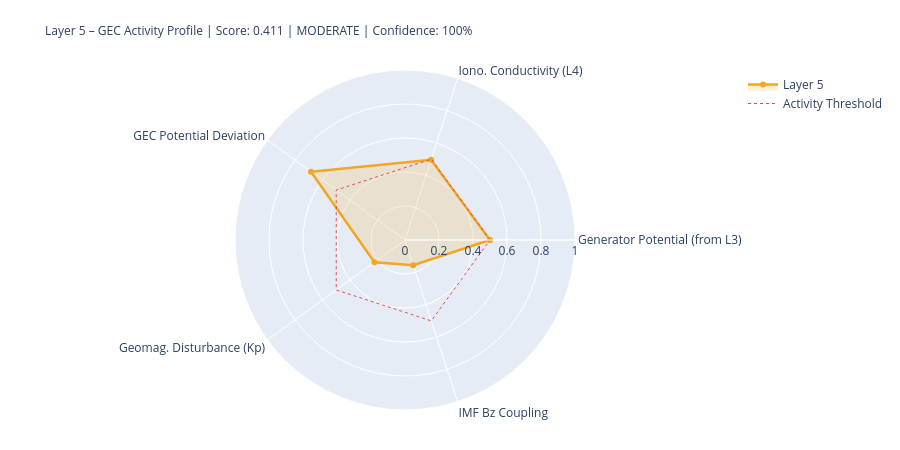

Source (notebook cell):
### Markdown cell above
---
## 5. State Assessment & Handoff to Layer 6

### Code cell
# ============================================================
# LAYER-5-SCORE
# ============================================================

# Components
# 1) Generator activity (Layer-3-driven)
gen_score = norm(generator_strength, 0.3, 2.0)
gen_src   = 'from_layer3' if l3_thunder_score is not None else 'estimated'

# 2) Ionospheric conductivity (Layer-4-driven)
iono_score = norm(iono_cond_factor, 0.7, 1.4)
iono_src   = 'from_layer4' if l4_ioniz is not None else 'estimated'

# 3) GEC potential deviation from reference
pot_score = norm(abs(delta_V_pct), 0, 30)  # 0 = at reference, 1 = 30% deviation
pot_src   = 'derived'

# 4) Geomagnetic disturbance (Kp) – modulates vertical currents
kp_score = norm(kp_val, 0, 9)
kp_src   = 'primary' if kp_now is not None else 'from_layer4'

# 5) IMF Bz coupling (southward = stronger M-I coupling → GEC influence)
bz_score = norm(-(bz_now or 0), -5, 30) if bz_now is not None else None
bz_src   = 'primary' if bz_now is not None else 'missing'

COMPONENTS = {
    'Generator Potential (from L3)':  {'score': gen_score,   'source': 'derived_from_layer3', 'dynamic': True},
    'Iono. Conductivity (L4)':      {'score': iono_score,  'source': iono_src, 'dynamic': True},
    'GEC Potential Deviation':      {'score': pot_score,   'source': pot_src,  'dynamic': True},
    'Geomag. Disturbance (Kp)':         {'score': kp_score,    'source': kp_src,   'dynamic': True},
    'IMF Bz Coupling':               {'score': bz_score,    'source': bz_src,   'dynamic': True},
}

available   = {k: v['score'] for k, v in COMPONENTS.items() if v['score'] is not None}
unavailable = [k for k, v in COMPONENTS.items() if v['score'] is None]
layer5_score = round(sum(available.values()) / len(available), 4) if available else None
confidence   = round(len(available) / len(COMPONENTS), 2)
level = ('unknown' if layer5_score is None
         else 'quiet'   if layer5_score < 0.3
         else 'moderate' if layer5_score < 0.6
         else 'active')
dominant_l5 = max(available, key=available.get) if available else 'none'

# Kp consistency: separate 1-min raw value from score value
kp_1m_raw   = kp_now          # directly from API (can be 0.0 during live measurement)
kp_for_score = kp_val          # from Layer-0 context or estimated value if needed
kp_score_src = kp_src

W = 68
print('=' * W)
print('LAYER 5 – GLOBAL ELECTRIC CIRCUIT – STATE ASSESSMENT')
print('=' * W)
for name, comp in COMPONENTS.items():
    s = comp['score']
    if s is not None:
        bar = '█' * int(s*20) + '░' * (20-int(s*20))
        print(f'  {name:<34} {bar}  {s:.3f}  [{comp["source"]}]')
    else:
        print(f'  {name:<34} {"─"*20}  n/a   [missing]')
print('-' * W)
print(f'  Score:         {layer5_score:.3f}  ({len(available)}/{len(COMPONENTS)} components)')
print(f'  Confidence:    {confidence:.0%}')
print(f'  Level:         {level.upper()}')
print(f'  Dominant:      {dominant_l5}')
print(f'  V_iono:        {V_iono_mod:.1f} kV  (Δ {delta_V_pct:+.1f}% vs. Ref)')
print(f'  I_total:       {I_total_mod:.1f} A   (Δ {delta_I_pct:+.1f}% vs. Ref)')
print('=' * W)

# Radar
cats   = list(available.keys())
vals_r = list(available.values())
if len(cats) >= 3:
    fig = go.Figure()
    fig.add_trace(go.Scatterpolar(
        r=vals_r + [vals_r[0]], theta=cats + [cats[0]],
        fill='toself', fillcolor='rgba(242,166,35,0.18)',
        line=dict(color='#F2A623', width=2.5), name='Layer 5'
    ))
    fig.add_trace(go.Scatterpolar(
        r=[0.5]*(len(cats)+1), theta=cats+[cats[0]],
        line=dict(color='#E24B4A', dash='dot', width=1),
        mode='lines', name='Activity Threshold'
    ))
    fig.update_layout(
        title=dict(
            text=f'Layer 5 – GEC Activity Profile | Score: {layer5_score:.3f} | {level.upper()} | Confidence: {confidence:.0%}',
            font=dict(size=12)
        ),
        polar=dict(radialaxis=dict(visible=True, range=[0,1])),
        height=450, showlegend=True,
        margin=dict(l=80, r=80, t=70, b=40)
    )
    fig.show()

### Figure 1 — Plotly figure (JSON) as saved in the notebook; plotly's stock layout.template omitted (floating-point values rounded to 4 significant figures)
{"data": [{"fill": "toself", "fillcolor": "rgba(242,166,35,0.18)", "line": {"color": "#F2A623", "width": 2.5}, "name": "Layer 5", "r": [0.5, 0.4963, 0.6833, 0.2222, 0.1554, 0.5], "theta": ["Generator Potential (from L3)", "Iono. Conductivity (L4)", "GEC Potential Deviation", "Geomag. Disturbance (Kp)", "IMF Bz Coupling", "Generator Potential (from L3)"], "type": "scatterpolar"}, {"line": {"color": "#E24B4A", "dash": "dot", "width": 1}, "mode": "lines", "name": "Activity Threshold", "r": [0.5, 0.5, 0.5, 0.5, 0.5, 0.5], "theta": ["Generator Potential (from L3)", "Iono. Conductivity (L4)", "GEC Potential Deviation", "Geomag. Disturbance (Kp)", "IMF Bz Coupling", "Generator Potential (from L3)"], "type": "scatterpolar"}], "layout": {"height": 450, "margin": {"b": 40, "l": 80, "r": 80, "t": 70}, "polar": {"radialaxis": {"range": [0, 1], "visible": true}}, "showlegend": true, "title": {"font": {"size": 12}, "text": "Layer 5 – GEC Activity Profile | Score: 0.411 | MODERATE | Confidence: 100%"}}}
